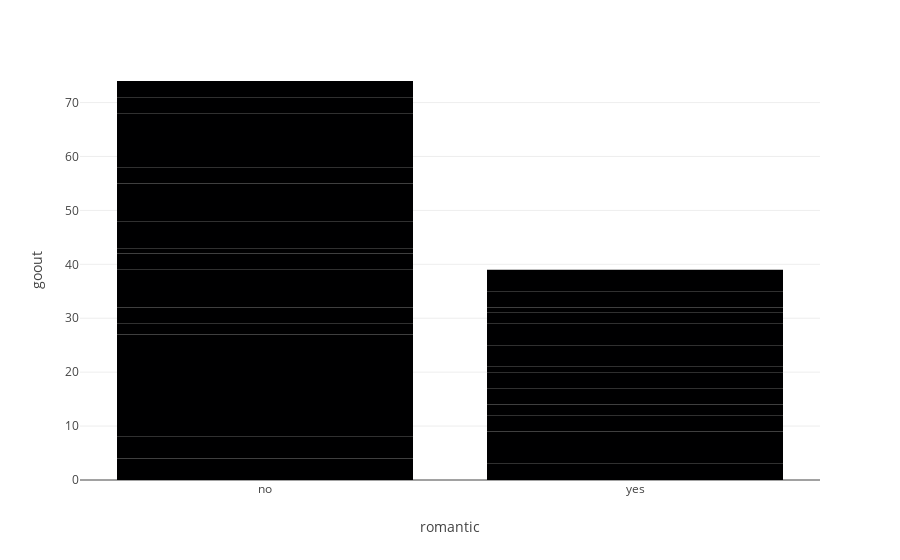
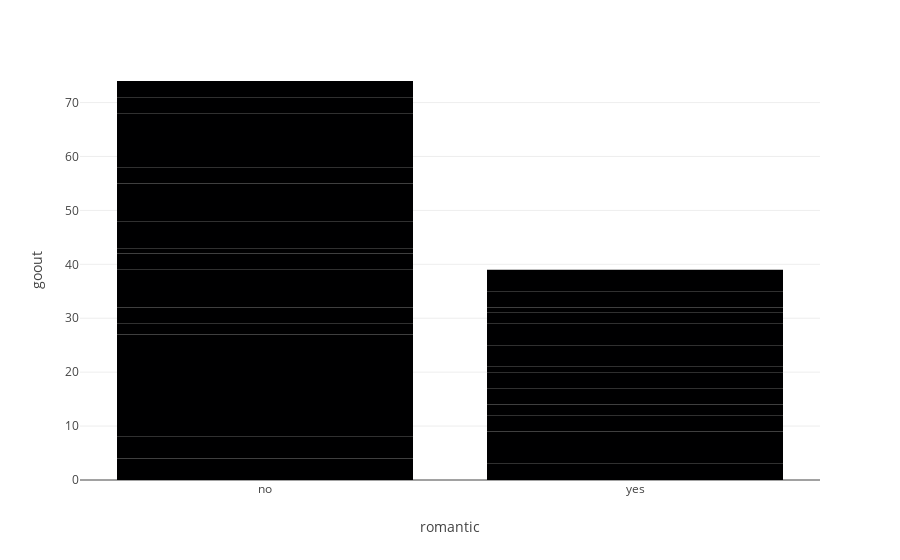
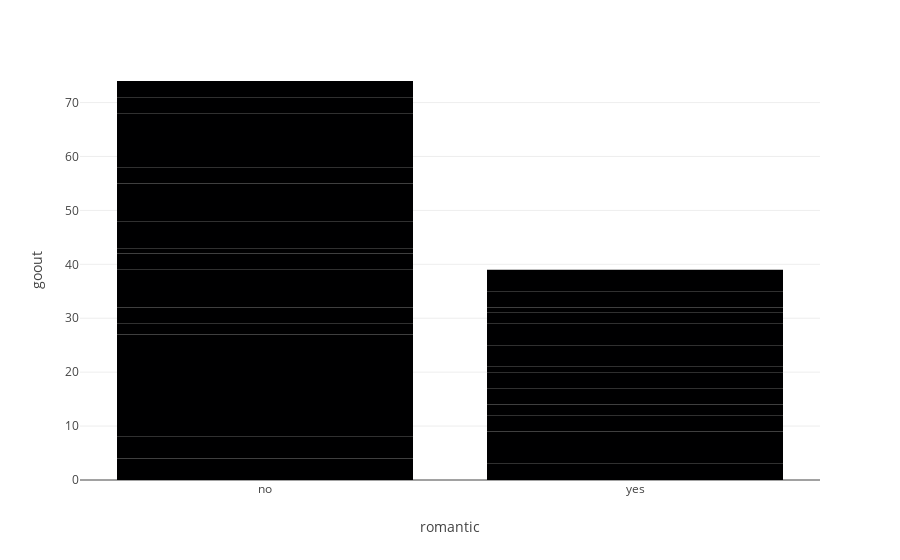
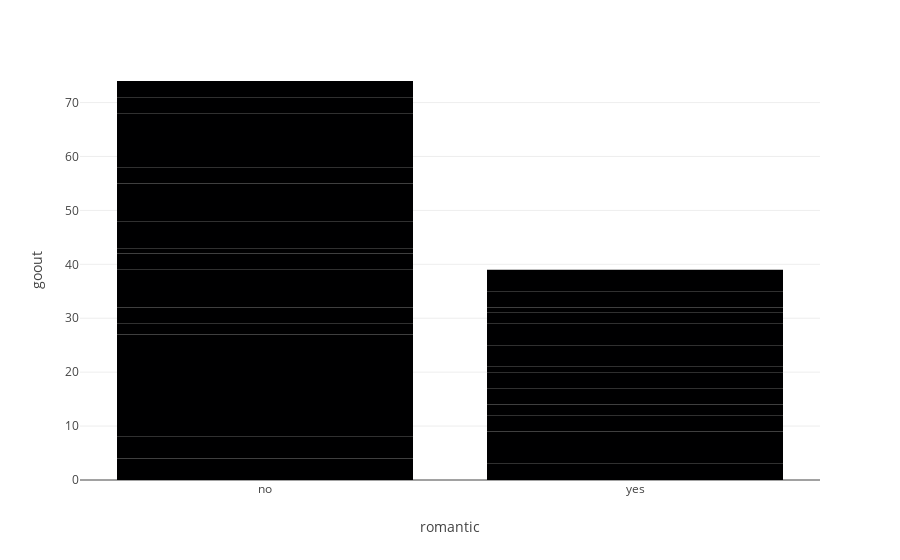

Notebook source saved alongside these figures, in order:
### Markdown cell above
goout - going out with friends (numeric: from 1 - very low to 5 - very high)

### Code cell
drawbar(df3, 'romantic', 'goout')

### Figure 1 — Plotly figure (JSON) as saved in the notebook; plotly's stock layout.template omitted (floating-point values rounded to 4 significant figures)
{"data": [{"alignmentgroup": "True", "hovertemplate": "romantic=%{x}<br>goout=%{y}<extra></extra>", "legendgroup": "", "marker": {"color": "#000001", "pattern": {"shape": ""}}, "name": "", "offsetgroup": "", "orientation": "v", "showlegend": false, "textposition": "auto", "x": ["no", "no", "no", "no", "yes", "yes", "no", "no", "no", "yes", "no", "yes", "no", "no", "no", "no", "yes", "no", "no", "yes", "no", "no", "yes", "no", "no", "no", "yes", "yes", "no", "no", "yes", "yes", "no", "yes", "yes", "yes"], "xaxis": "x", "y": [4, 4, 2, 3, 3, 2, 5, 5, 4, 4, 2, 3, 3, 4, 3, 3, 2, 1, 5, 3, 3, 4, 3, 3, 1, 5, 1, 4, 4, 3, 4, 2, 3, 1, 3, 4], "yaxis": "y", "type": "bar"}], "layout": {"xaxis": {"anchor": "y", "domain": [0.0, 1.0], "title": {"text": "romantic"}}, "yaxis": {"anchor": "x", "domain": [0.0, 1.0], "title": {"text": "goout"}}, "legend": {"tracegroupgap": 0}, "margin": {"t": 60}, "barmode": "relative"}}

### Figure 2 — Plotly figure (JSON) as saved in the notebook; plotly's stock layout.template omitted (floating-point values rounded to 4 significant figures)
{"data": [{"alignmentgroup": "True", "hovertemplate": "romantic=%{x}<br>goout=%{y}<extra></extra>", "legendgroup": "", "marker": {"color": "#000001", "pattern": {"shape": ""}}, "name": "", "offsetgroup": "", "orientation": "v", "showlegend": false, "textposition": "auto", "x": ["no", "no", "no", "no", "yes", "yes", "no", "no", "no", "yes", "no", "yes", "no", "no", "no", "no", "yes", "no", "no", "yes", "no", "no", "yes", "no", "no", "no", "yes", "yes", "no", "no", "yes", "yes", "no", "yes", "yes", "yes"], "xaxis": "x", "y": [4, 4, 2, 3, 3, 2, 5, 5, 4, 4, 2, 3, 3, 4, 3, 3, 2, 1, 5, 3, 3, 4, 3, 3, 1, 5, 1, 4, 4, 3, 4, 2, 3, 1, 3, 4], "yaxis": "y", "type": "bar"}], "layout": {"xaxis": {"anchor": "y", "domain": [0.0, 1.0], "title": {"text": "romantic"}}, "yaxis": {"anchor": "x", "domain": [0.0, 1.0], "title": {"text": "goout"}}, "legend": {"tracegroupgap": 0}, "margin": {"t": 60}, "barmode": "relative"}}

### Figure 3 — Plotly figure (JSON) as saved in the notebook; plotly's stock layout.template omitted (floating-point values rounded to 4 significant figures)
{"data": [{"alignmentgroup": "True", "hovertemplate": "romantic=%{x}<br>goout=%{y}<extra></extra>", "legendgroup": "", "marker": {"color": "#000001", "pattern": {"shape": ""}}, "name": "", "offsetgroup": "", "orientation": "v", "showlegend": false, "textposition": "auto", "x": ["no", "no", "no", "no", "yes", "yes", "no", "no", "no", "yes", "no", "yes", "no", "no", "no", "no", "yes", "no", "no", "yes", "no", "no", "yes", "no", "no", "no", "yes", "yes", "no", "no", "yes", "yes", "no", "yes", "yes", "yes"], "xaxis": "x", "y": [4, 4, 2, 3, 3, 2, 5, 5, 4, 4, 2, 3, 3, 4, 3, 3, 2, 1, 5, 3, 3, 4, 3, 3, 1, 5, 1, 4, 4, 3, 4, 2, 3, 1, 3, 4], "yaxis": "y", "type": "bar"}], "layout": {"xaxis": {"anchor": "y", "domain": [0.0, 1.0], "title": {"text": "romantic"}}, "yaxis": {"anchor": "x", "domain": [0.0, 1.0], "title": {"text": "goout"}}, "legend": {"tracegroupgap": 0}, "margin": {"t": 60}, "barmode": "relative"}}

### Figure 4 — Plotly figure (JSON) as saved in the notebook; plotly's stock layout.template omitted (floating-point values rounded to 4 significant figures)
{"data": [{"alignmentgroup": "True", "hovertemplate": "romantic=%{x}<br>goout=%{y}<extra></extra>", "legendgroup": "", "marker": {"color": "#000001", "pattern": {"shape": ""}}, "name": "", "offsetgroup": "", "orientation": "v", "showlegend": false, "textposition": "auto", "x": ["no", "no", "no", "no", "yes", "yes", "no", "no", "no", "yes", "no", "yes", "no", "no", "no", "no", "yes", "no", "no", "yes", "no", "no", "yes", "no", "no", "no", "yes", "yes", "no", "no", "yes", "yes", "no", "yes", "yes", "yes"], "xaxis": "x", "y": [4, 4, 2, 3, 3, 2, 5, 5, 4, 4, 2, 3, 3, 4, 3, 3, 2, 1, 5, 3, 3, 4, 3, 3, 1, 5, 1, 4, 4, 3, 4, 2, 3, 1, 3, 4], "yaxis": "y", "type": "bar"}], "layout": {"xaxis": {"anchor": "y", "domain": [0.0, 1.0], "title": {"text": "romantic"}}, "yaxis": {"anchor": "x", "domain": [0.0, 1.0], "title": {"text": "goout"}}, "legend": {"tracegroupgap": 0}, "margin": {"t": 60}, "barmode": "relative"}}
